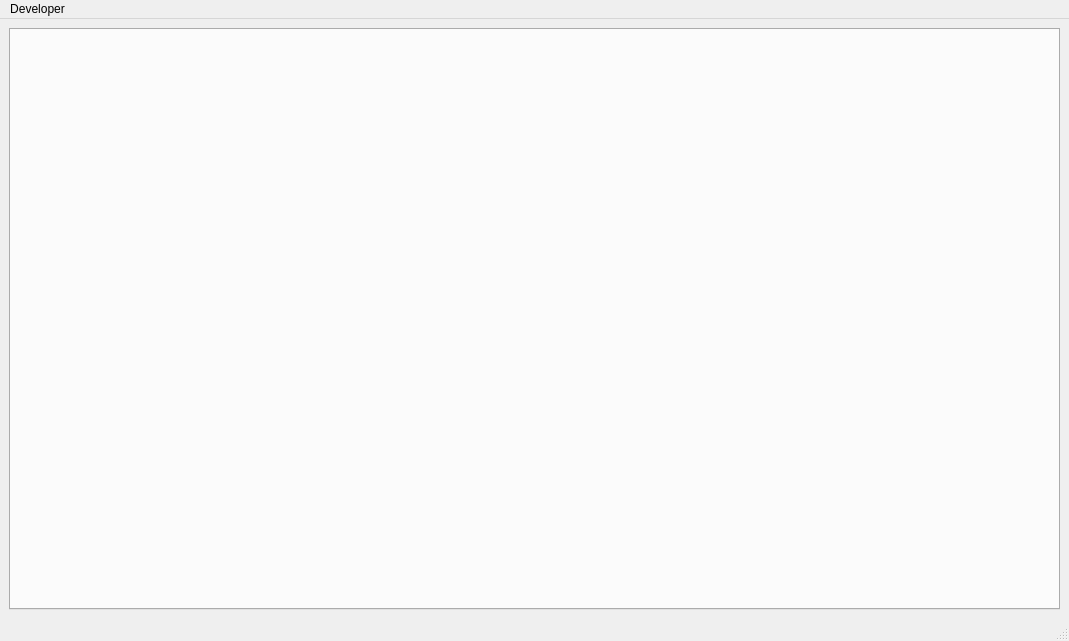
<?xml version="1.0" encoding="UTF-8"?>
<ui version="4.0">
 <class>MainWindow</class>
 <widget class="QMainWindow" name="MainWindow">
  <property name="geometry">
   <rect>
    <x>0</x>
    <y>0</y>
    <width>1069</width>
    <height>641</height>
   </rect>
  </property>
  <property name="windowTitle">
   <string>MainWindow</string>
  </property>
  <widget class="QWidget" name="centralwidget">
   <property name="sizePolicy">
    <sizepolicy hsizetype="Preferred" vsizetype="Preferred">
     <horstretch>0</horstretch>
     <verstretch>0</verstretch>
    </sizepolicy>
   </property>
   <layout class="QGridLayout" name="gridLayout">
    <item row="0" column="0">
     <widget class="QTabWidget" name="tab_widget">
      <property name="currentIndex">
       <number>-1</number>
      </property>
     </widget>
    </item>
   </layout>
  </widget>
  <widget class="QMenuBar" name="menubar">
   <property name="geometry">
    <rect>
     <x>0</x>
     <y>0</y>
     <width>1069</width>
     <height>25</height>
    </rect>
   </property>
   <widget class="QMenu" name="developer">
    <property name="title">
     <string>Developer</string>
    </property>
    <addaction name="actionDB_viewer"/>
   </widget>
   <addaction name="developer"/>
  </widget>
  <widget class="QStatusBar" name="statusbar"/>
  <action name="actionDB_viewer">
   <property name="text">
    <string>DB viewer</string>
   </property>
  </action>
 </widget>
 <resources/>
 <connections/>
</ui>
